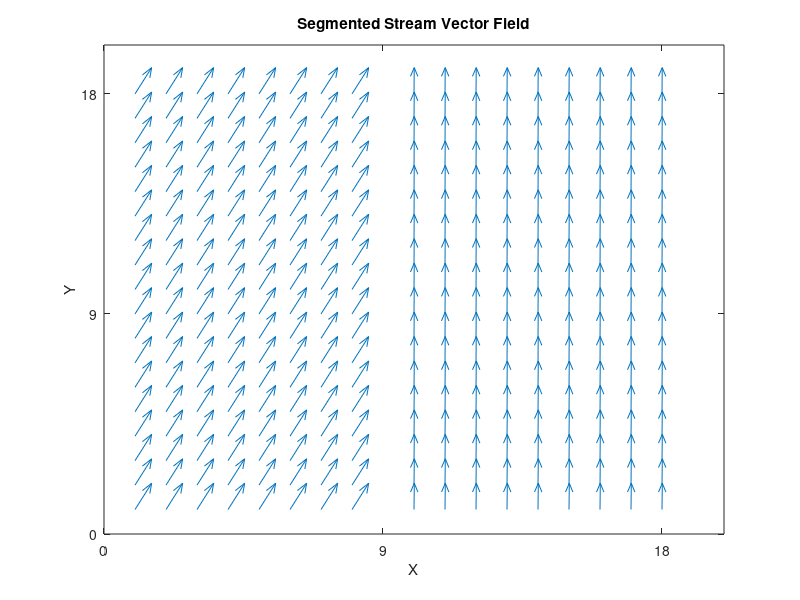

MATLAB code to generate this figure:
% Define the size of the grid
grid_size_x = 18;
grid_size_y = 18;

% Initialize the stream vector field
stream_vector_field_x = zeros(grid_size_x, grid_size_y);
stream_vector_field_y = zeros(grid_size_x, grid_size_y);

% Field direction for every layer in x-coordinate
air = 3;
cerebellum = 0.043;
graymatter = 0.040;
whitematter = 0.054;

% Define the strengths and directions for each quadrant
quadrant_strengths = [1, 1, 1, 1]; % Strengths for each quadrant
quadrant_directions = [air, 6; cerebellum, 6; graymatter, 6; whitematter, 6]; % Directions for each quadrant

% Divide the grid into quadrants and assign stream vectors accordingly
for i = 1:grid_size_x
    for j = 1:grid_size_y
        % Determine quadrant based on position
        if i >= 0 && j < grid_size_y / 2
            quadrant = 1; % Quadrant 1 Left Side(Air)
        elseif i > 2 * grid_size_x / 3 && j > grid_size_y / 2
            quadrant = 2; % Quadrant 2 Right-Top Side(Skin)
        elseif i > grid_size_x / 3 && i <= 2 * grid_size_x / 3 && j > grid_size_y / 2
            quadrant = 3; % Quadrant 3 Right-Middle Side(Fat)
        elseif i <= grid_size_x / 3 && j > grid_size_y / 2
            quadrant = 4; % Quadrant 4 Right-Bottom Side(Muscle)
        else
            continue;
        end
        stream_vector_field_x(i, j) = quadrant_strengths(quadrant) * quadrant_directions(quadrant, 1);
        stream_vector_field_y(i, j) = quadrant_strengths(quadrant) * quadrant_directions(quadrant, 2);
    end
end

% Plot the stream vector field
quiver(stream_vector_field_x, stream_vector_field_y);
xlabel('X');
ylabel('Y');
title('Segmented Stream Vector Field');
xticks(linspace(0, grid_size_x, 3));
yticks(linspace(0, grid_size_y, 3))
